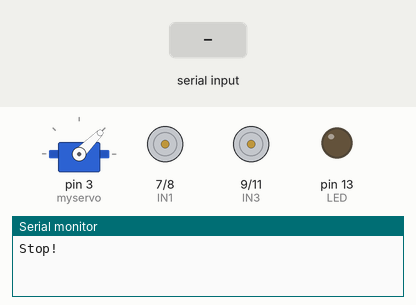
Recording of a sketch running on a simulated Arduino Uno, built with avr-gcc and run on an emulated ATmega328P. Shown: servo, motor-driver pin pairs drawn as motors (green arrow = first pin HIGH = forward, orange = second pin HIGH = backward, longer = more drive, scaled by the enable pin), output pins drawn as LEDs (lit = HIGH), the last lines printed to the serial monitor. The inputs (shaded band) are chosen by the test bench.

Above: at 1.2 s.
1.3 s: "f" received over Serial
At 1.8 s:
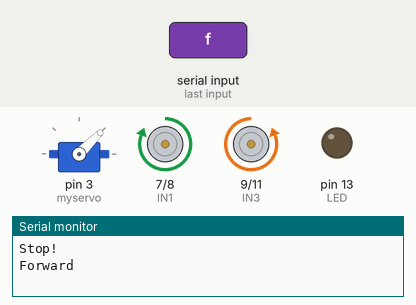
2.8 s: "b" received over Serial
At 4.0 s:
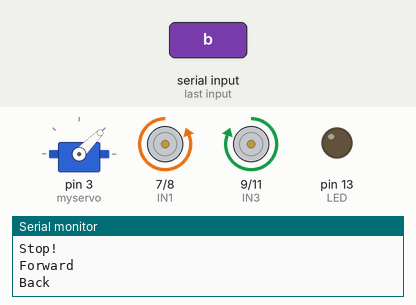
4.3 s: "l" received over Serial
At 5.3 s:
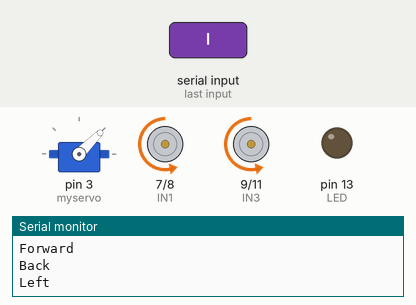
5.8 s: "r" received over Serial
At 6.4 s:
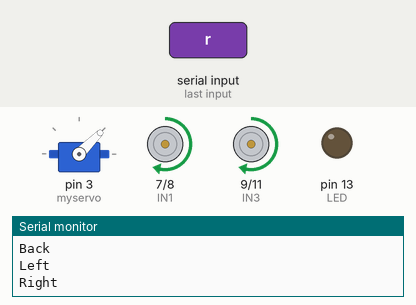
7.3 s: "x" received over Serial
At 7.6 s:
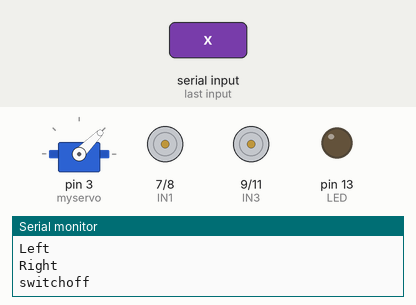
8.8 s: "a" received over Serial
At 9.9 s:
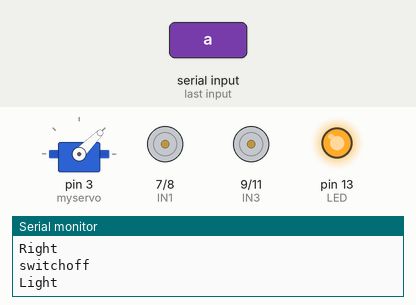
Timing chart, 0 to 11.3 s (numbered marks = the images above; inputs shaded):
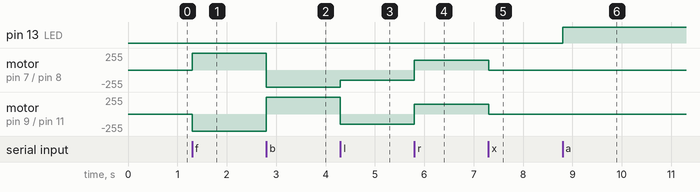

Measured:
- after the input at 1.3 s, motor on pin 7 (IN1) / pin 8 (IN2): stopped → forward 255/255 at once; motor on pin 9 (IN3) / pin 11 (IN4): stopped → backward 255/255 at once
- after the input at 2.8 s, motor on pin 7 (IN1) / pin 8 (IN2): forward 255/255 → backward 255/255 at once; motor on pin 9 (IN3) / pin 11 (IN4): backward 255/255 → forward 255/255 at once
- after the input at 4.3 s, motor on pin 7 (IN1) / pin 8 (IN2): backward 255/255 → backward 150/255 at once; motor on pin 9 (IN3) / pin 11 (IN4): forward 255/255 → backward 150/255 at once
- after the input at 5.8 s, motor on pin 7 (IN1) / pin 8 (IN2), motor on pin 9 (IN3) / pin 11 (IN4): backward 150/255 → forward 150/255 at once
- after the input at 7.3 s, motor on pin 7 (IN1) / pin 8 (IN2), motor on pin 9 (IN3) / pin 11 (IN4): forward 150/255 → stopped at once
- after the input at 8.8 s, pin 13 (LED): LOW → HIGH at once

The sketch:

exocomp.ino
```cpp
//www.elegoo.com
#include <Servo.h>  //servo library
Servo myservo;      // create servo object to control servo

int Echo = A4;
int Trig = A5;

#define ENA 5
#define ENB 6
#define IN1 7
#define IN2 8
#define IN3 9
#define IN4 11
#define LED 13

unsigned char carSpeed = 150;
bool state = LOW;
char getstr;
String input = "nothing";
int rightDistance = 0, leftDistance = 0, middleDistance = 0;

void forward(){
  digitalWrite(ENA,HIGH);
  digitalWrite(ENB,HIGH);
  digitalWrite(IN1,HIGH);
  digitalWrite(IN2,LOW);
  digitalWrite(IN3,LOW);
  digitalWrite(IN4,HIGH);
  Serial.println("Forward");
}

void back(){
  digitalWrite(ENA,HIGH);
  digitalWrite(ENB,HIGH);
  digitalWrite(IN1,LOW);
  digitalWrite(IN2,HIGH);
  digitalWrite(IN3,HIGH);
  digitalWrite(IN4,LOW);
  Serial.println("Back");
}

void left(){
  analogWrite(ENA,carSpeed);
  analogWrite(ENB,carSpeed);
  digitalWrite(IN1,LOW);
  digitalWrite(IN2,HIGH);
  digitalWrite(IN3,LOW);
  digitalWrite(IN4,HIGH);
  Serial.println("Left");
}

void right(){
  analogWrite(ENA,carSpeed);
  analogWrite(ENB,carSpeed);
  digitalWrite(IN1,HIGH);
  digitalWrite(IN2,LOW);
  digitalWrite(IN3,HIGH);
  digitalWrite(IN4,LOW);
  Serial.println("Right");
}

void stop(){
  digitalWrite(ENA,LOW);
  digitalWrite(ENB,LOW);
  Serial.println("Stop!");
}

void pioff(){
  digitalWrite(ENA,LOW);
  digitalWrite(ENB,LOW);
  Serial.println("switchoff");
}

void stateChange(){
  state = !state;
  digitalWrite(LED, state);
  Serial.println("Light");
}

//Ultrasonic distance measurement Sub function
int Distance_test() {
  digitalWrite(Trig, LOW);
  delayMicroseconds(2);
  digitalWrite(Trig, HIGH);
  delayMicroseconds(20);
  digitalWrite(Trig, LOW);
  float Fdistance = pulseIn(Echo, HIGH);
  Fdistance= Fdistance / 58;
  return (int)Fdistance;
}

void setup() {
  Serial.begin(9600);
  myservo.attach(3);
  pinMode(LED, OUTPUT);
  pinMode(IN1,OUTPUT);
  pinMode(IN2,OUTPUT);
  pinMode(IN3,OUTPUT);
  pinMode(IN4,OUTPUT);
  pinMode(ENA,OUTPUT);
  pinMode(ENB,OUTPUT);

  myservo.write(45);
  stop();
}

void obstacle() {
    myservo.write(90);  //setservo position according to scaled value
    delay(500);
    middleDistance = Distance_test();

    if(middleDistance <= 20) {
      stop();
      delay(500);
      myservo.write(10);
      delay(1000);
      rightDistance = Distance_test();

      delay(500);
      myservo.write(90);
      delay(1000);
      myservo.write(180);
      delay(1000);
      leftDistance = Distance_test();

      delay(500);
      myservo.write(90);
      delay(1000);
      if(rightDistance > leftDistance) {
        right();
        delay(360);
      }
      else if(rightDistance < leftDistance) {
        left();
        delay(360);
      }
      else if((rightDistance <= 20) || (leftDistance <= 20)) {
        back();
        delay(180);
      }
      else {
        forward();
      }
    }
    else {
        forward();
    }
}

void proximityCheck() {
    delay(500);
    middleDistance = Distance_test();

    if(middleDistance <= 20) {
      Serial.println("proximity detect");
    }

}

void checkObject() {
  Serial.println("object_detected");
}

void servoMoveGrab() {
  Serial.println("servo_move_grab");
}

void servoMoveLetGo() {
  Serial.println("servo_move_letgo");
}

void loop() {
  getstr = Serial.read();
  switch(getstr){
    case 'f': forward(); break;
    case 'b': back();   break;
    case 'l': left();   break;
    case 'r': right();  break;
    case 's': stop();   break;
    case 'x': pioff();   break;
    case 'z': checkObject();   break;
    case 'a': stateChange(); break;
    case 'u': servoMoveGrab(); break;
    case 'e': servoMoveLetGo(); break;
    default:  break;
    delay(2000);
  }
  //proximityCheck();
}
```
